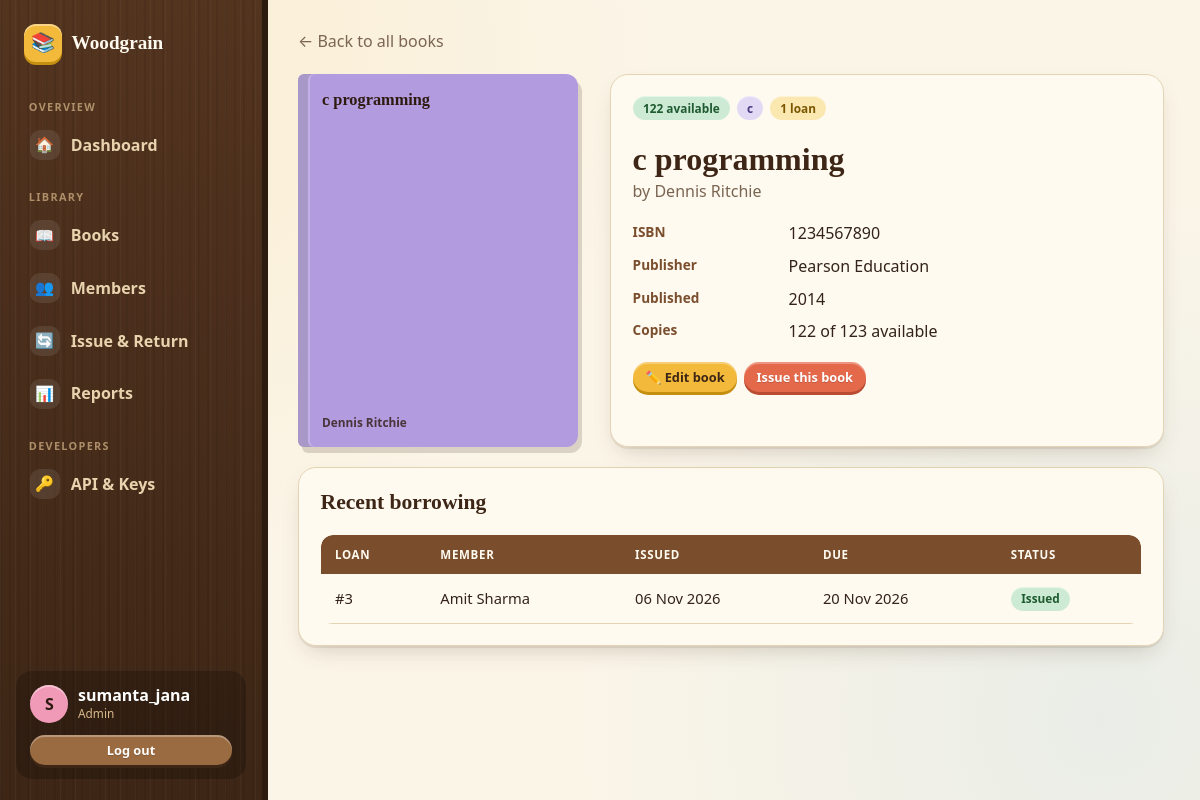
Page /books/4 (signed in) on the committed database.
### tables this page shows
CREATE TABLE users (
                user_id       INTEGER PRIMARY KEY AUTOINCREMENT,
                username      TEXT NOT NULL UNIQUE,
                password_hash TEXT NOT NULL,
                role          TEXT NOT NULL
                              CHECK (role IN ('Admin', 'Member')),
                member_id     INTEGER,
                created_at    TEXT NOT NULL,
                FOREIGN KEY (member_id)
                    REFERENCES members(member_id)
            );

CREATE TABLE books (
                book_id          INTEGER PRIMARY KEY AUTOINCREMENT,
                title            TEXT NOT NULL,
                author           TEXT NOT NULL,
                isbn             TEXT UNIQUE,
                category         TEXT,
                publisher        TEXT,
                publication_year INTEGER,
                total_copies     INTEGER NOT NULL,
                available_copies INTEGER NOT NULL
            , cover_image TEXT, description TEXT);

CREATE TABLE loans (
                loan_id     INTEGER PRIMARY KEY AUTOINCREMENT,
                book_id     INTEGER NOT NULL,
                member_id   INTEGER NOT NULL,
                issue_date  TEXT NOT NULL,
                due_date    TEXT NOT NULL,
                return_date TEXT,
                fine_amount REAL DEFAULT 0,
                status      TEXT NOT NULL, renewals INTEGER NOT NULL DEFAULT 0,
                FOREIGN KEY (book_id)   REFERENCES books(book_id),
                FOREIGN KEY (member_id) REFERENCES members(member_id)
            );

CREATE TABLE members (
                member_id INTEGER PRIMARY KEY AUTOINCREMENT,
                name      TEXT NOT NULL,
                email     TEXT UNIQUE,
                phone     TEXT,
                address   TEXT,
                join_date TEXT
            );

### app.py (the view)
@app.route("/books/<int:book_id>")
def book_detail(book_id):
    book = webdata.get_book(book_id)
    if book is None:
        abort(404)
    history = []
    if g.user is not None and g.user["role"] == "Admin":
        history = webdata.book_loan_history(book_id)
    return render_template("book_detail.html", book=book, history=history)

### app.py (called while the page is built)
def csrf_token():
    if "_csrf" not in session:
        session["_csrf"] = secrets.token_hex(16)
    return session["_csrf"]

@app.before_request
def check_csrf():
    if request.method in ("POST", "PUT", "PATCH", "DELETE") \
            and not request.path.startswith("/api/"):
        sent = request.form.get("csrf_token") or request.headers.get("X-CSRFToken", "")
        expected = session.get("_csrf", "")
        if not expected or not hmac.compare_digest(sent, expected):
            abort(400, description="csrf")

@app.before_request
def load_logged_in_user():
    g.user = None
    user_id = session.get("user_id")
    if user_id is not None:
        g.user = authentication.get_user_by_id(user_id)
        if g.user is None:
            session.clear()

@app.context_processor
def inject_globals():
    return {
        "current_user": g.get("user"),
        "LOAN_DAYS": webdata.LOAN_DAYS,
        "FINE_PER_DAY": webdata.FINE_PER_DAY,
        "MAX_RENEWALS": webdata.MAX_RENEWALS,
        "RENEW_DAYS": webdata.RENEW_DAYS,
        "today": webdata.today_text(),
    }

@app.template_filter("nice_date")
def nice_date_filter(value):
    from datetime import datetime
    try:
        return datetime.strptime(value, "%Y-%m-%d").strftime("%d %b %Y")
    except (TypeError, ValueError):
        return value or "—"

@app.after_request
def add_security_headers(response):
    response.headers["X-Content-Type-Options"] = "nosniff"
    response.headers["X-Frame-Options"] = "DENY"
    response.headers["Referrer-Policy"] = "same-origin"
    if not request.path.startswith("/static/"):
        response.headers["Cache-Control"] = "no-store"
    return response

### authentication.py (called while the page is built)
def get_user_by_id(user_id):
    connection = get_connection()
    if connection is None:
        return None
    try:
        cursor = connection.cursor()
        cursor.execute(
            """
            SELECT user_id, username, role, member_id
            FROM users
            WHERE user_id = ?
            """,
            (user_id,)
        )
        row = cursor.fetchone()
        if row is None:
            return None
        return {
            "user_id": row[0],
            "username": row[1],
            "role": row[2],
            "member_id": row[3]
        }
    except sqlite3.Error:
        return None
    finally:
        close_connection(connection)

### database.py (called while the page is built)
def close_connection(connection):
    if connection is not None:
        connection.close()

### webdata.py (called while the page is built)
def today_text():
    return date.today().strftime("%Y-%m-%d")

### templates/book_detail.html (shortened to what this page needs)
{% extends "shell.html" if current_user else "public.html" %}
{% from "partials/_macros.html" import cover, stock %}
{% block content %}
<p class="mb"><a class="muted" href="{{ url_for('catalog') }}">← Back to all books</a></p>
<div class="detail">
  <div>{{ cover(book) }}</div>
  <div class="card">
    <div class="actions mb">{{ stock(book) }}{% if book.category %}<span class="badge purple">{{ book.category }}</span>{% endif %}<span class="badge yellow">{{ book.loan_count }} loan{{ '' if book.loan_count == 1 else 's' }}</span></div>
    <h1>{{ book.title }}</h1><p class="muted">by {{ book.author }}</p>
    <dl class="kv">
      <dt>ISBN</dt><dd>{{ book.isbn or '—' }}</dd>
      <dt>Publisher</dt><dd>{{ book.publisher or '—' }}</dd>
      <dt>Published</dt><dd>{{ book.publication_year or '—' }}</dd>
      <dt>Copies</dt><dd>{{ book.available_copies }} of {{ book.total_copies }} available</dd>
    </dl>
    {% if current_user and current_user.role == 'Admin' %}
      <div class="actions"><a class="btn btn-yellow btn-sm" href="{{ url_for('edit_book', book_id=book.book_id) }}">✏️ Edit book</a><a class="btn btn-sm" href="{{ url_for('manage_loans') }}">Issue this book</a></div>
    {% else %}
      <p class="muted small">📍 To borrow this book, visit the library desk with your member ID{% if current_user %} ({{ current_user.member_id }}){% endif %}.</p>
    {% endif %}
  </div>
</div>
{% if history %}
<div class="card mt"><h2 class="mb">Recent borrowing</h2>
  <div class="table-wrap"><table><thead><tr><th>Loan</th><th>Member</th><th>Issued</th><th>Due</th><th>Status</th></tr></thead><tbody>
  {% for h in history %}<tr><td>#{{ h.loan_id }}</td><td>{{ h.member_name }}</td><td>{{ h.issue_date|nice_date }}</td><td>{{ h.due_date|nice_date }}</td><td><span class="badge {{ 'blue' if h.return_date else 'green' }}">{{ h.status }}</span></td></tr>{% endfor %}
  </tbody></table></div></div>
{% endif %}
{% endblock %}

### templates/shell.html (shortened to what this page needs)
{% extends "base.html" %}
{% set admin = current_user.role == 'Admin' %}
{% macro link(endpoint, icon, label, match=None) %}
  {% set on = request.endpoint in (match or [endpoint]) %}
  <a class="side-link {{ 'active' if on }}" href="{{ url_for(endpoint) }}"><span class="i">{{ icon }}</span>{{ label }}</a>
{% endmacro %}
{% block body %}
<div class="shell" id="shell">
  <aside class="sidebar wood">
    <a href="{{ url_for('index') }}" class="brand"><span class="logo">📚</span> Woodgrain</a>
    {% if admin %}
      <div class="side-label">Overview</div>
      {{ link('admin_dashboard', '🏠', 'Dashboard') }}
      <div class="side-label">Library</div>
      {{ link('manage_books', '📖', 'Books', ['manage_books','add_book','edit_book']) }}
      {{ link('manage_members', '👥', 'Members', ['manage_members','add_member','edit_member','member_detail']) }}
      {{ link('manage_loans', '🔄', 'Issue & Return') }}
      {{ link('reports_page', '📊', 'Reports') }}
      <div class="side-label">Developers</div>
      {{ link('api_page', '🔑', 'API & Keys') }}
    {% else %}
      <div class="side-label">My library</div>
      {{ link('member_dashboard', '🏠', 'My Dashboard') }}
      {{ link('catalog', '📖', 'Browse Books', ['catalog','book_detail']) }}
      {{ link('member_profile', '👤', 'My Profile') }}
    {% endif %}
    <div class="side-user">
      <div class="who"><div class="avatar">{{ current_user.username[:1]|upper }}</div>
        <div><div class="nm">{{ current_user.username }}</div><div class="rl">{{ current_user.role }}</div></div></div>
      <form method="post" action="{{ url_for('logout') }}"><input type="hidden" name="csrf_token" value="{{ csrf_token() }}"><button class="btn btn-wood btn-sm btn-block" type="submit">Log out</button></form>
    </div>
  </aside>
  <main class="content">
    {% block content %}{% endblock %}
  </main>
</div>
{% endblock %}

### templates/partials/_macros.html (shortened to what this page needs)
{% macro cover(book, small=false) %}
<div class="cover k{{ book.book_id % 7 }}{% if small %} sm{% endif %}">
  {% if book.cover_image %}
    <img src="{{ url_for('static', filename=book.cover_image) }}" alt="Cover of {{ book.title }}" loading="lazy">
  {% else %}
    <div class="ct">{{ book.title }}</div>
    <div class="ca">{{ book.author }}</div>
  {% endif %}
</div>
{% endmacro %}
{% macro stock(book) %}
  {% if book.available_copies > 0 %}
    <span class="badge green">{{ book.available_copies }} available</span>
  {% else %}
    <span class="badge red">All out</span>
  {% endif %}
{% endmacro %}

### rows in the picture
users: username "S", username "sumanta_jana", role "Admin"
books: title "c programming", author "Dennis Ritchie", available_copies "122", category "c", isbn "1234567890", publisher "Pearson Education", publication_year "2014", total_copies "123"
loans: loan_id "3", member_name "Amit Sharma", issue_date|nice_date "06 Nov 2026", due_date|nice_date "20 Nov 2026", status "Issued"

### other values in the picture
{{ icon }} "🏠 📖 👥 🔄 📊 🔑"
{{ label }} "Dashboard Books Members Issue & Return Reports API & Keys"
{{ book.loan_count }} "1"
